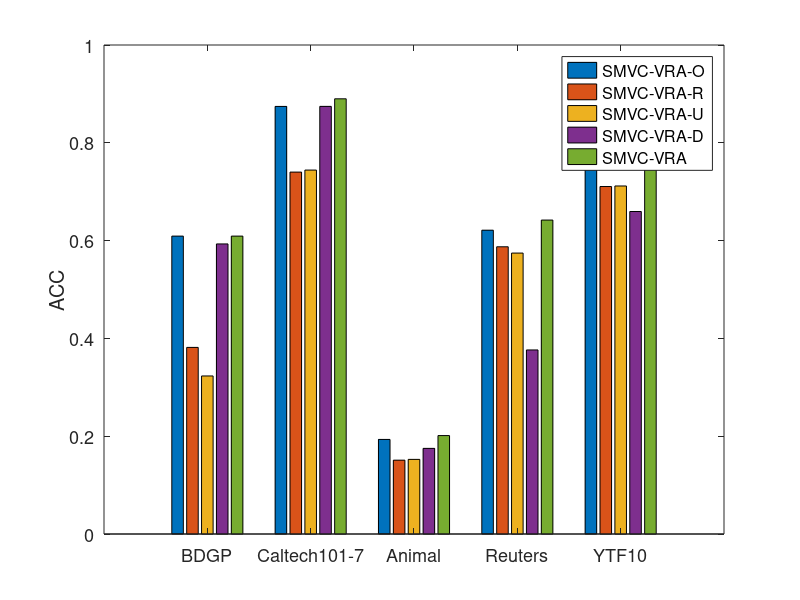

The MATLAB script that drew this image:
x=[1 2 3 4 5];
 y=[0.6092 0.3816    0.3232 0.5932 0.6092;
     0.8744  0.7401 0.744233   0.874491 0.8900 ;
     0.1934  0.1510 0.1526 0.1751 0.2013;
    0.6213 0.5874  0.5745 0.3764 0.6420; 
   0.8751 0.7106 0.7117 0.6595 0.8751; 
 ];

figureHandle = figure('Position', [100, 100, 1400, 200]);
 bar(x,y);
 hYLabel1 = ylabel(sprintf('ACC'), 'FontSize', 20);
 hLegend = legend('SMVC-VRA-O','SMVC-VRA-R' ,'SMVC-VRA-U','SMVC-VRA-D','SMVC-VRA');%,'FDAG','MVCGL','CMVC','Ours');

set(gca, 'FontName', 'Helvetica', 'FontSize', 13);

set(gca,'xTicklabel',{'BDGP', 'Caltech101-7', 'Animal', 'Reuters',   'YTF10'})
fileout = 'test';

set(gca, 'ColorOrder', hsv(9));
